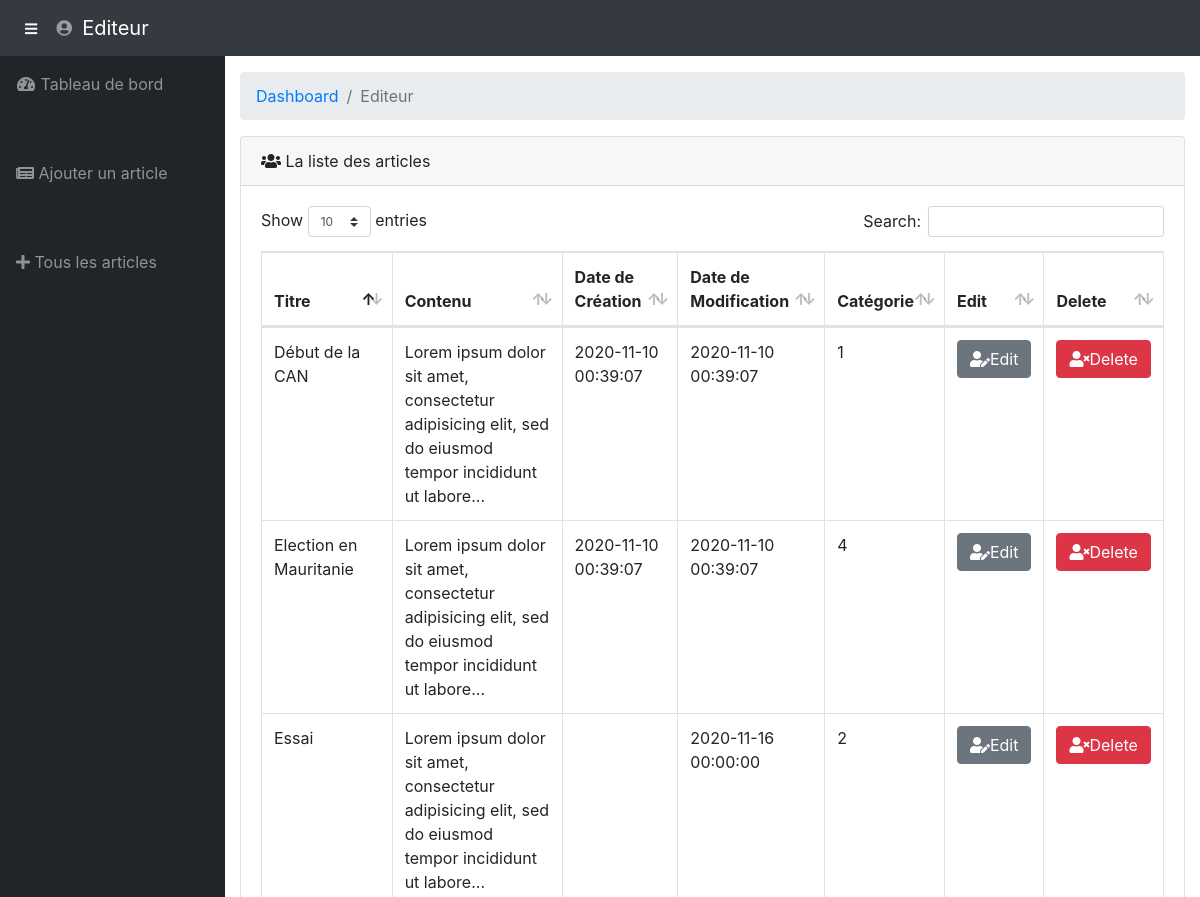
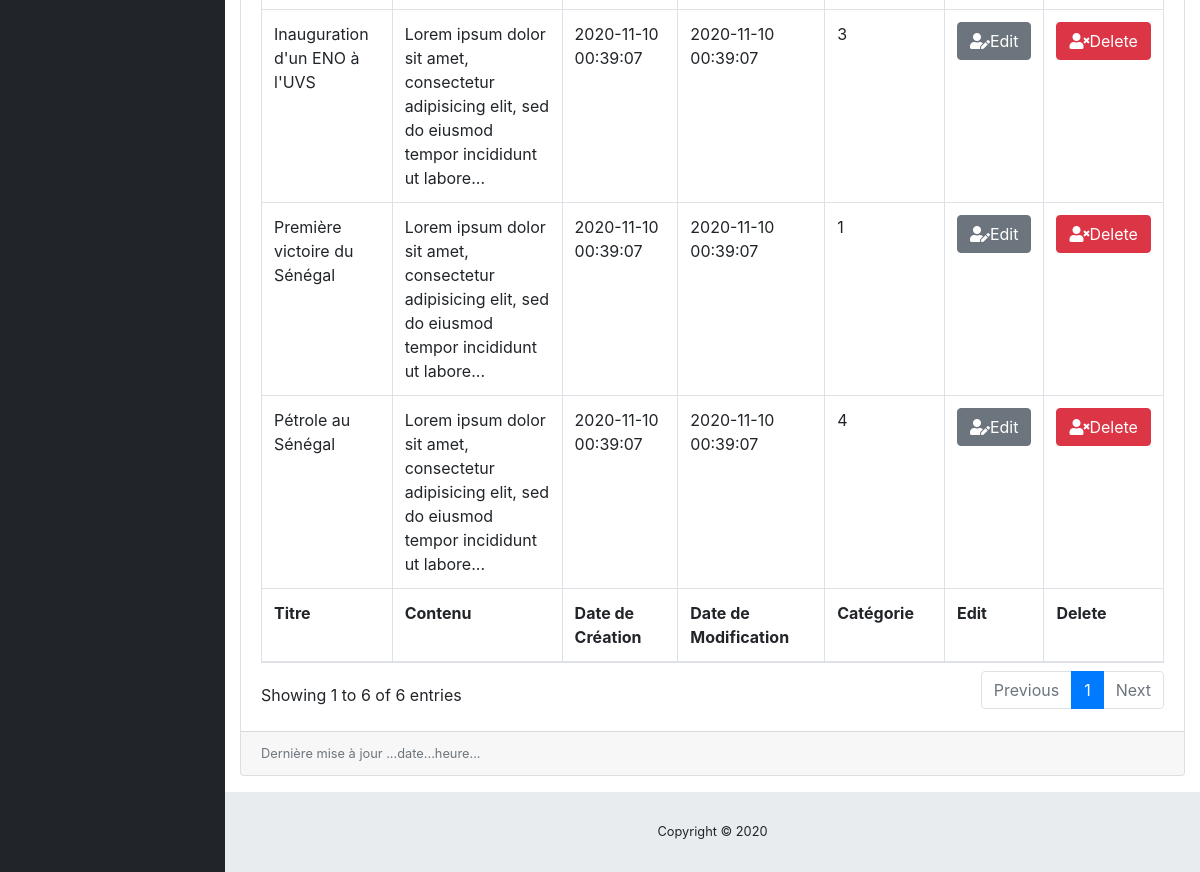
Screenshot of /projet-mglsi/admin/display-articles.php with the database file from the repository (2 pictures, top to bottom).
### tables this page shows
CREATE TABLE IF NOT EXISTS `article` (
  `id` int(11) NOT NULL AUTO_INCREMENT,
  `titre` varchar(255) DEFAULT NULL,
  `contenu` text,
  `dateCreation` datetime DEFAULT CURRENT_TIMESTAMP,
  `dateModification` datetime DEFAULT CURRENT_TIMESTAMP,
  `categorie` int(11) DEFAULT NULL,
  PRIMARY KEY (`id`),
  KEY `fk_categorie_article` (`categorie`)
);

### projet-mglsi/inc/fonctions.php (called while the page is built, shortened)
<?php
	function getList($bdd, $table='Article')
	{
		$reponse = $bdd->query('SELECT * FROM '.$table);
		$articles = $reponse->fetchAll(PDO::FETCH_OBJ);
		return $articles;
	}
?>

### projet-mglsi/admin/display-articles.php (the view, shortened to what this page needs)
<!DOCTYPE html>
<html lang="en">
  <head>
    <link href="../assets/vendor/bootstrap/css/bootstrap.min.css" rel="stylesheet">
    <link href="../assets/vendor/fontawesome-free/css/all.min.css" rel="stylesheet" type="text/css">
    <link href="../assets/vendor/datatables/dataTables.bootstrap4.css" rel="stylesheet">
    <link href="../assets/css/sb-admin.css" rel="stylesheet">
  </head>
  <body id="page-top">
    <nav class="navbar navbar-expand navbar-dark bg-dark static-top">
      <button class="btn btn-link btn-sm text-white order-1 order-sm-0" id="sidebarToggle" href="#">
        <i class="fas fa-bars"></i>
      </button>
      <ul class="navbar-nav ml-auto ml-md-0">
        <li class="nav-item dropdown no-arrow">
          <a class="nav-link dropdown-toggle" href="#" id="userDropdown" role="button" data-toggle="dropdown" aria-haspopup="true" aria-expanded="false">
            <i class="fas fa-user-circle fa-fw"></i>
          </a>
        </li>
      </ul>
      <a class="navbar-brand mr-1" href="ajouter-article.php">Editeur</a>
    </nav>
    <div id="wrapper">
      <ul class="sidebar navbar-nav">
        <li class="nav-item">
          <a class="nav-link" href="ajouter-article.php">
            <i class="fas fa-fw fa-tachometer-alt"></i>
            <span>Tableau de bord</span>
          </a>
        </li>
        <li class="nav-item">
          <a class="nav-link" href="ajouter-article.php">
            <i class="fas fa-newspaper"></i>
            <span>Ajouter un article</span></a>
        </li>
        <li class="nav-item">
          <a class="nav-link" href="display-articles.php">
            <i class="fas fa-plus"></i>
            <span>Tous les articles</span></a>
        </li>
      </ul>
      <div id="content-wrapper">
        <div class="container-fluid">
          <ol class="breadcrumb">
            <li class="breadcrumb-item">
              <a href="#">Dashboard</a>
            </li>
            <li class="breadcrumb-item active">Editeur</li>
          </ol>
          <div class="card mb-3">
            <div class="card-header">
              <i class="fas fa-users"></i>
              La liste des articles
              </div>
            <div class="card-body">
              <div class="table-responsive">
                <table class="table table-bordered" id="dataTable" width="100%" cellspacing="0">
                  <thead>
                    <tr>
                      <th>Titre</th>
                      <th>Contenu</th>
                      <th>Date de Création</th>
                      <th>Date de Modification</th>
                      <th>Catégorie</th>
                      <th>Edit</th>
                      <th>Delete</th>
                    </tr>
                  </thead>
                  <tfoot>
                    <tr>
                      <th>Titre</th>
                      <th>Contenu</th>
                      <th>Date de Création</th>
                      <th>Date de Modification</th>
                      <th>Catégorie</th>
                      <th>Edit</th>
                      <th>Delete</th>
                    </tr>
                  </tfoot>
                  <tbody>
                    <?php
                      require_once '../inc/fonctions.php';
                      $bdd = dbConnect();
                      $articles = getList($bdd, 'Article');
                      foreach ($articles as $article) {
                    ?>
                    <tr>
                      <td><?= $article->titre ?></td>
                      <td><?= substr($article->contenu, 0, 100) . '...' ?></td>
                      <td><?= $article->dateCreation ?></td>
                      <td><?= $article->dateModification ?></td>
                      <td><?= $article->categorie ?></td>
                      <td><a href="update.html" class="btn btn-secondary"><i class="fas fa-user-edit"></i>Edit</a></td>
                      <td><a href="#delete" class="btn btn-danger"><i class="fas fa-user-times"></i>Delete</a></td>
                    </tr>
                    <?php } ?>
                  </tbody>
                </table>
              </div>
            </div>
            <div class="card-footer small text-muted">Dernière mise à jour ...date...heure...</div>
          </div>
        <footer class="sticky-footer">
          <div class="container my-auto">
            <div class="copyright text-center my-auto">
              <span>Copyright © 2020</span>
            </div>
          </div>
        </footer>
      </div>
    </div>
  </body>
</html>

### projet-mglsi/assets/css/sb-admin.css (style rules this page uses)
html { position: relative; min-height: 100%; }
body { height: 100%; }
#wrapper { display: -webkit-box; display: -ms-flexbox; display: flex; }
#wrapper #content-wrapper { overflow-x: hidden; width: 100%; padding-top: 1rem; padding-bottom: 80px; }
.navbar-nav .nav-item.dropdown .dropdown-toggle::after { width: 1rem; text-align: center; float: right; vertical-align: 0; border: 0; font-weight: 900; content: '\f105'; font-family: 'Font Awesome 5 Free'; }
.navbar-nav .nav-item.dropdown.no-arrow .dropdown-toggle::after { display: none; }
.sidebar { width: 90px !important; background-color: #212529; min-height: calc(100vh - 56px); }
.sidebar .nav-item:last-child { margin-bottom: 1rem; }
.sidebar .nav-item .nav-link { text-align: center; padding: 0.75rem 1rem; width: 90px; }
.sidebar .nav-item .nav-link span { font-size: 0.65rem; display: block; }
.sidebar .nav-item .nav-link { color: rgba(255, 255, 255, 0.5); }
@media (min-width: 768px) { .sidebar { width: 225px !important; } }
@media (min-width: 768px) { .sidebar .nav-item .nav-link { display: block; width: 100%; text-align: left; padding: 1rem; width: 225px; } }
@media (min-width: 768px) { .sidebar .nav-item .nav-link span { font-size: 1rem; display: inline; } }
:root { --input-padding-x: 0.75rem; --input-padding-y: 0.75rem; }
footer.sticky-footer { display: -webkit-box; display: -ms-flexbox; display: flex; position: absolute; right: 0; bottom: 0; width: calc(100% - 90px); height: 80px; background-color: #e9ecef; }
footer.sticky-footer .copyright { line-height: 1; font-size: 0.8rem; }
@media (min-width: 768px) { footer.sticky-footer { width: calc(100% - 225px); } }

### rows the page displays
article: titre "Première victoire du Sénégal", contenu "Lorem ipsum dolor sit amet, consectetur adipisicing elit, sed do eiusmod tempor incididunt ut labore", dateCreation "2020-11-10 00:39:07", dateModification "2020-11-10 00:39:07", categorie "1"
article: titre "Election en Mauritanie", contenu "Lorem ipsum dolor sit amet, consectetur adipisicing elit, sed do eiusmod tempor incididunt ut labore", dateCreation "2020-11-10 00:39:07", dateModification "2020-11-10 00:39:07", categorie "4"
article: titre "Début de la CAN", contenu "Lorem ipsum dolor sit amet, consectetur adipisicing elit, sed do eiusmod tempor incididunt ut labore", dateCreation "2020-11-10 00:39:07", dateModification "2020-11-10 00:39:07", categorie "1"
article: titre "Pétrole au Sénégal", contenu "Lorem ipsum dolor sit amet, consectetur adipisicing elit, sed do eiusmod tempor incididunt ut labore", dateCreation "2020-11-10 00:39:07", dateModification "2020-11-10 00:39:07", categorie "4"
article: titre "Inauguration d'un ENO à l'UVS", contenu "Lorem ipsum dolor sit amet, consectetur adipisicing elit, sed do eiusmod tempor incididunt ut labore", dateCreation "2020-11-10 00:39:07", dateModification "2020-11-10 00:39:07", categorie "3"
article: titre "Essai", contenu "Lorem ipsum dolor sit amet, consectetur adipisicing elit, sed do eiusmod tempor incididunt ut labore", dateModification "2020-11-16 00:00:00", categorie "2"
